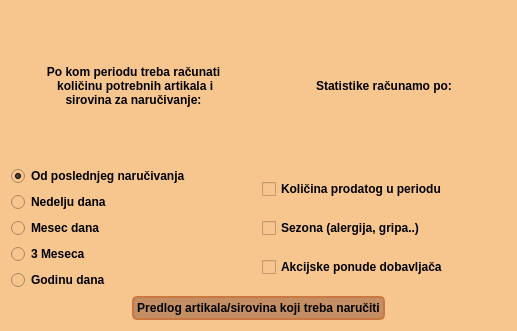
<?xml version="1.0" encoding="UTF-8"?>
<ui version="4.0">
 <class>narucivanje</class>
 <widget class="QDialog" name="narucivanje">
  <property name="geometry">
   <rect>
    <x>0</x>
    <y>0</y>
    <width>517</width>
    <height>331</height>
   </rect>
  </property>
  <property name="windowTitle">
   <string>Parametri pri računanju predloga za naručivanje</string>
  </property>
  <property name="styleSheet">
   <string notr="true">QWidget {
   background-color: #f7c68f;
}

/* Nice Windows-XP-style password character. */
QLineEdit[echoMode=&quot;2&quot;] {
    lineedit-password-character: 9679;
}

/* We provide a min-width and min-height for push buttons
   so that they look elegant regardless of the width of the text. */
QPushButton {
    background-color: #c38e63;
    border-width: 2px;
    border-color: #c97842;
    border-style: solid;
    border-radius: 5;
    padding: 3px;
    min-width: 9ex;
    min-height: 2.5ex;
}

QPushButton:hover {
   background-color: #eaab81;
}

/* Increase the padding, so the text is shifted when the button is
   pressed. */
QPushButton:pressed {
    padding-left: 5px;
    padding-top: 5px;
    background-color: #db9f5c;
}

QLabel, QAbstractButton {
    font: bold;
}

/* Mark mandatory fields with a brownish color. */
.mandatory {
    color: brown;
}

/* Bold text on status bar looks awful. */
QStatusBar QLabel {
   font: normal;
}

QStatusBar::item {
    border-width: 1;
    border-color: darkkhaki;
    border-style: solid;
    border-radius: 2;
}

QComboBox, QLineEdit, QSpinBox, QTextEdit, QListView {
    background-color: cornsilk;
    selection-color: #0a214c; 
    selection-background-color: #C19A6B;
}

QComboBox::drop-down:hover {
    image: url(:/home/pharmacy/kucica.jpg);
}

QListView {
    show-decoration-selected: 1;
}

QListView::item:hover {
    background-color: wheat;
}

/* We reserve 1 pixel space in padding. When we get the focus,
   we kill the padding and enlarge the border. This makes the items
   glow. */
QLineEdit, QFrame {
    border-width: 2px;
    padding: 1px;
    border-style: solid;
    border-color: #db9f5c;
    border-radius: 5px;
}

/* As mentioned above, eliminate the padding and increase the border. */
QLineEdit:focus, QFrame:focus {
    border-width: 3px;
    padding: 0px;
}

/* A QLabel is a QFrame ... */
QLabel {
    border: none;
    padding: 0;
    background: none;
}

/* A QToolTip is a QLabel ... */
QToolTip {
    border: 2px solid #db9f5c;
    padding: 5px;
    border-radius: 3px;
    opacity: 200;
}

/* Nice to have the background color change when hovered. */
QRadioButton:hover, QCheckBox:hover {
    background-color: wheat;
}

/* Force the dialog's buttons to follow the Windows guidelines. */
QDialogButtonBox {
    button-layout: 0;
}

/*-------------------------------------------------------------------------------------------Menu bar------------------------------------------------------------------------------------------------------ --*/
QMenuBar {
    background-color: qlineargradient(x1:0, y1:0, x2:0, y2:1, stop:0 #d68844, stop:1 #a56126); /*svetli braon,  tamni braon*/
}

QMenuBar::item {
    spacing: 3px; /* spacing between menu bar items */
    padding: 5px 4px;
    background: #db9f6f;
    border-radius: 4px;
    color: #593920;
}

QMenuBar::item:selected { /* when selected using mouse or keyboard */
    background: #f2c196; /* boja koze */
}

QMenuBar::item:pressed {
    background: #8c7252; /* sivi braon */
}

/*--------------------------------------------------------------------------------Menu ----------------------------------------------------------------------------------------------------------------------*/
QMenu {
    background-color: #f7c68f; /* sets background of the menu */
    border: 1px solid black;
}

QMenu::item {
    /* sets background of menu item. set this to something non-transparent
        if you want menu color and menu item color to be different */
    background-color: #f2ca9d;
}

QMenu::item:selected { /* when user selects item using mouse or keyboard */
    background-color: #a36c35;
}
</string>
  </property>
  <layout class="QVBoxLayout" name="verticalLayout" stretch="1,0">
   <item>
    <layout class="QGridLayout" name="gridLayout" rowstretch="0,0">
     <item row="1" column="0">
      <layout class="QVBoxLayout" name="verticalRadio1">
       <item>
        <widget class="QRadioButton" name="radioButton_3">
         <property name="text">
          <string>Od poslednjeg naručivanja</string>
         </property>
         <property name="checked">
          <bool>true</bool>
         </property>
         <attribute name="buttonGroup">
          <string notr="true">buttonGroup</string>
         </attribute>
        </widget>
       </item>
       <item>
        <widget class="QRadioButton" name="radioButton">
         <property name="text">
          <string>Nedelju dana</string>
         </property>
         <property name="checked">
          <bool>false</bool>
         </property>
         <attribute name="buttonGroup">
          <string notr="true">buttonGroup</string>
         </attribute>
        </widget>
       </item>
       <item>
        <widget class="QRadioButton" name="radioButton_2">
         <property name="text">
          <string>Mesec dana</string>
         </property>
         <attribute name="buttonGroup">
          <string notr="true">buttonGroup</string>
         </attribute>
        </widget>
       </item>
       <item>
        <widget class="QRadioButton" name="radioButton_5">
         <property name="text">
          <string>3 Meseca</string>
         </property>
         <attribute name="buttonGroup">
          <string notr="true">buttonGroup</string>
         </attribute>
        </widget>
       </item>
       <item>
        <widget class="QRadioButton" name="radioButton_6">
         <property name="text">
          <string>Godinu dana</string>
         </property>
         <attribute name="buttonGroup">
          <string notr="true">buttonGroup</string>
         </attribute>
        </widget>
       </item>
      </layout>
     </item>
     <item row="0" column="1">
      <widget class="QLabel" name="label_2">
       <property name="text">
        <string>Statistike računamo po:</string>
       </property>
       <property name="alignment">
        <set>Qt::AlignCenter</set>
       </property>
      </widget>
     </item>
     <item row="0" column="0">
      <widget class="QLabel" name="label">
       <property name="text">
        <string>Po kom periodu treba računati
 količinu potrebnih artikala i 
sirovina za naručivanje:</string>
       </property>
       <property name="alignment">
        <set>Qt::AlignCenter</set>
       </property>
      </widget>
     </item>
     <item row="1" column="1">
      <layout class="QVBoxLayout" name="verticalRadio2">
       <item>
        <widget class="QCheckBox" name="checkBox">
         <property name="text">
          <string>Količina prodatog u periodu</string>
         </property>
        </widget>
       </item>
       <item>
        <widget class="QCheckBox" name="checkBox_2">
         <property name="text">
          <string>Sezona (alergija, gripa..)</string>
         </property>
        </widget>
       </item>
       <item>
        <widget class="QCheckBox" name="checkBox_3">
         <property name="text">
          <string>Akcijske ponude dobavljača</string>
         </property>
        </widget>
       </item>
      </layout>
     </item>
    </layout>
   </item>
   <item>
    <layout class="QHBoxLayout" name="horizontalLayout_2">
     <item>
      <spacer name="horizontalSpacer">
       <property name="orientation">
        <enum>Qt::Horizontal</enum>
       </property>
       <property name="sizeHint" stdset="0">
        <size>
         <width>40</width>
         <height>20</height>
        </size>
       </property>
      </spacer>
     </item>
     <item>
      <widget class="QPushButton" name="pushButton">
       <property name="text">
        <string>Predlog artikala/sirovina koji treba naručiti</string>
       </property>
      </widget>
     </item>
     <item>
      <spacer name="horizontalSpacer_2">
       <property name="orientation">
        <enum>Qt::Horizontal</enum>
       </property>
       <property name="sizeHint" stdset="0">
        <size>
         <width>40</width>
         <height>20</height>
        </size>
       </property>
      </spacer>
     </item>
    </layout>
   </item>
  </layout>
 </widget>
 <resources/>
 <connections/>
 <buttongroups>
  <buttongroup name="buttonGroup"/>
  <buttongroup name="buttonGroup_2"/>
 </buttongroups>
</ui>
